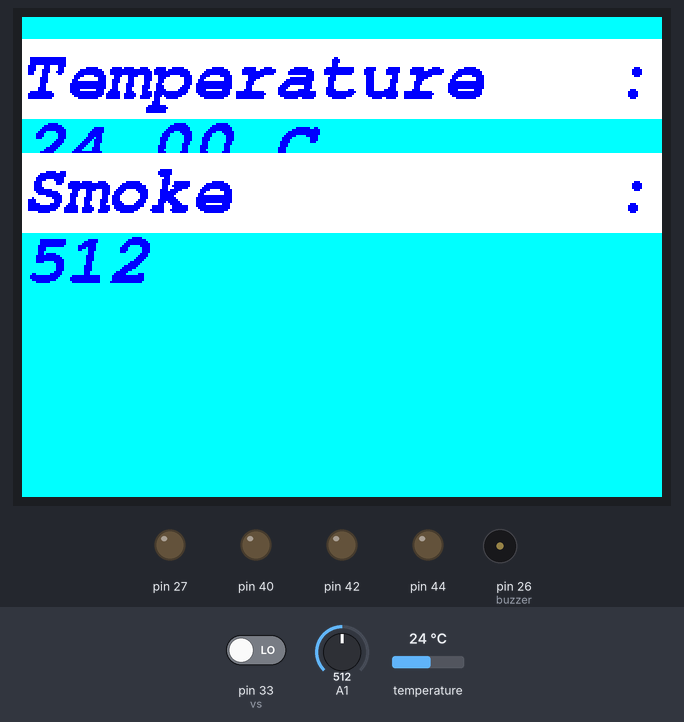
Bench run of a sketch on a simulated Arduino Mega 2560, built with avr-gcc and run on an emulated ATmega2560. On the bench: 320×240 colour display, output pins drawn as LEDs (lit = HIGH), buzzer (waves = sounding). Dashed ring = blinking. The inputs (shaded band) are chosen by the test bench; at power-on: temperature 24 °C, A1 = 512, pin 33 (vs) LOW.

Above: at 1.5 s.
1.6 s: temperature set to 29.1 °C
At 4.2 s:
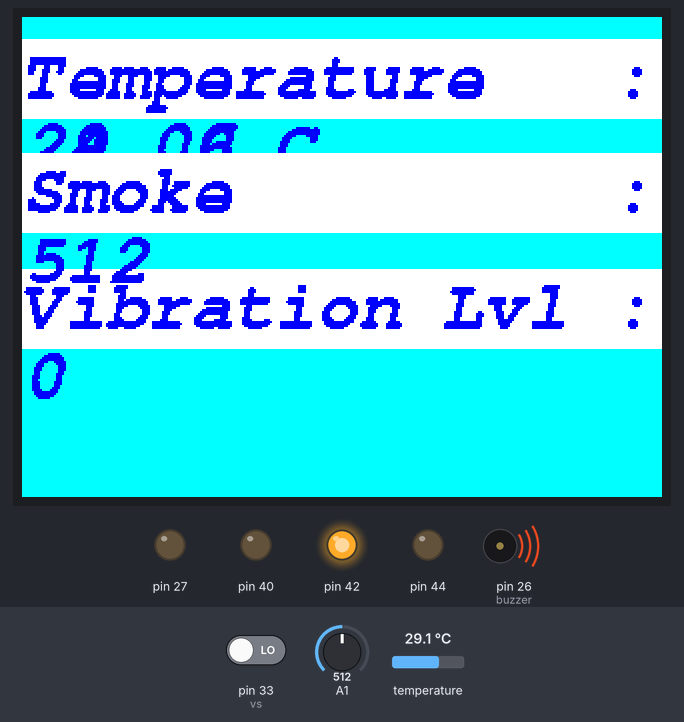
5.0 s: temperature set to 30.3 °C
At 8.1 s:
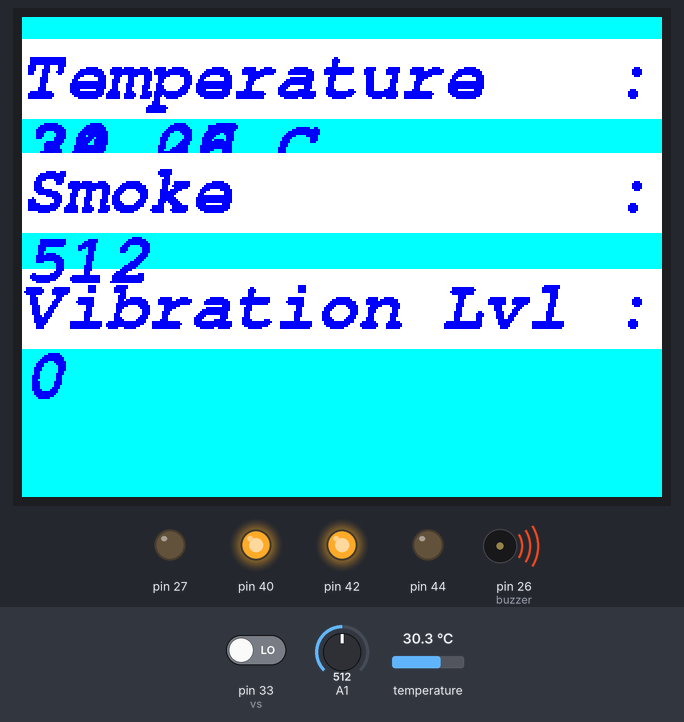
8.6 s: A1 set to 419
At 11.5 s:
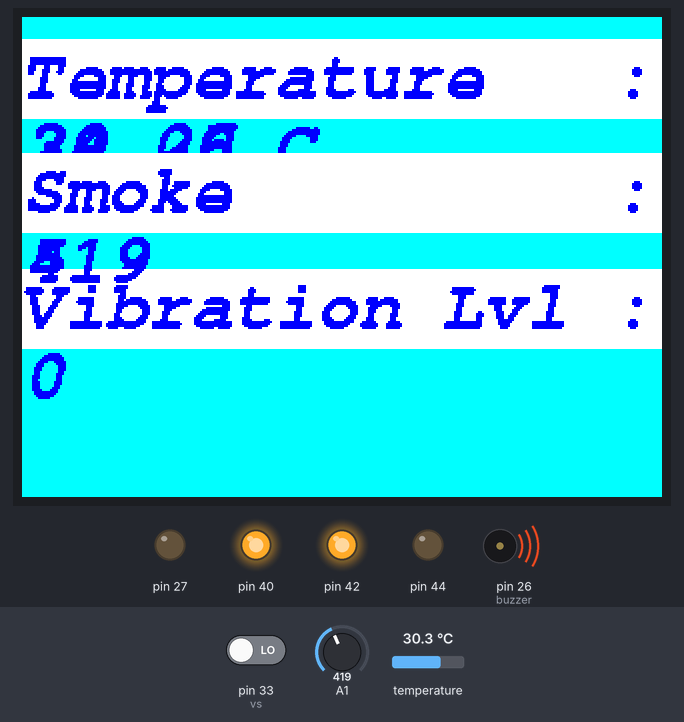
11.9 s: A1 set to 384
At 14.8 s:
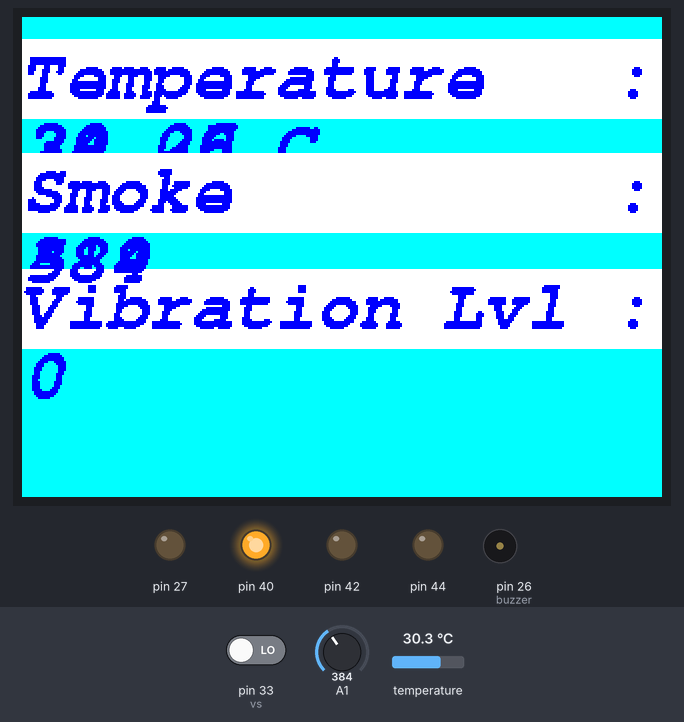
17.5 s: temperature set to 12 °C
At 20.1 s:
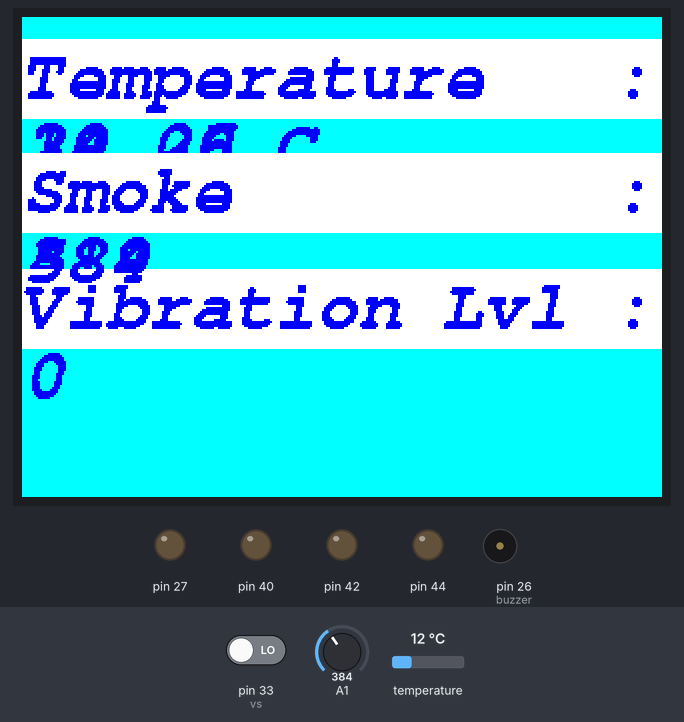
22.8 s: A1 set to 410
At 25.5 s:
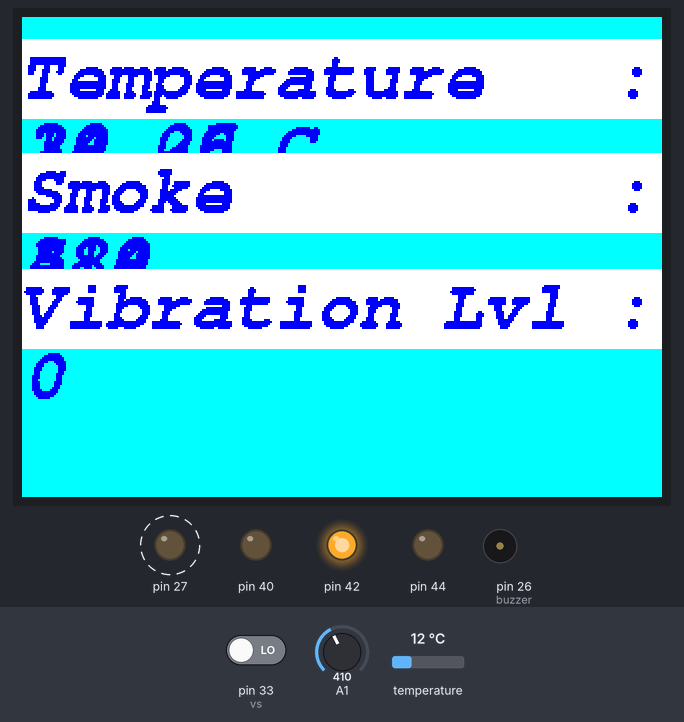
Timing chart, 0 to 26.1 s (numbered marks = the images above; inputs shaded):
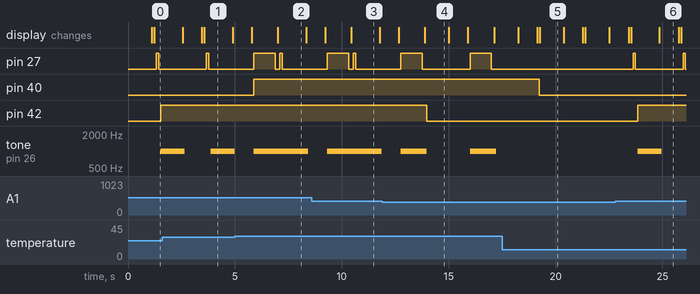

Measured:
- the behaviour switches between 29.9 and 30 °C on temperature (found by bisection; images 1 and 2)
- the behaviour switches between 401 and 400 on A1 (found by bisection; images 3 and 4)
- after the input at 5.0 s, pin 40: LOW → HIGH after 0.89 s
- after the input at 11.9 s, pin 42: HIGH → LOW after 2.1 s
- after the input at 17.5 s, pin 27: stays LOW (without the input it goes to HIGH after 1.7 s); pin 40: HIGH → LOW after 1.7 s; tone on pin 26 (buzzer): stays silent (without the input it goes to 1000 Hz after 1.7 s)
- after the input at 22.8 s, pin 27: alternates HIGH for 0.10 s and LOW for 2.2 s, starting after 0.83 s; pin 42: LOW → HIGH after 1.0 s; tone on pin 26 (buzzer): silent → 1000 Hz after 1.0 s, → silent 1.1 s later
- by itself, pin 27: alternates HIGH for 1.0 s and LOW for 2.2 s
- by itself, tone on pin 26 (buzzer): alternates 1000 Hz for 1.2 s and silent for 2.0 s

The sketch:

Sensor_3.ino
```cpp
#include <Adafruit_GFX.h>
#include <Fonts/FreeMonoBoldOblique18pt7b.h>


#include<MCUFRIEND_kbv.h>
MCUFRIEND_kbv tft;

#define BLACK   0x0000
#define WHITE   0xFFFF
#define BLUE    0x001F
#define RED     0xF800
#define GREEN   0x07E0
#define CYAN    0x07FF
#define MAGENTA 0xF81F
#define YELLOW  0xFFE0
#define GREY    0x8410
#define ORANGE  0xE880

#include <stdio.h>
uint16_t ID;


#include <OneWire.h>
#include <DallasTemperature.h>
#include <SoftwareSerial.h>
#include <MQ2.h>

#define ONE_WIRE_BUS 22
int buzzer = 26;
int smokeA0 = 49;
int sensorThres = 400;
int vs =33;
long  measurement;


OneWire oneWire(ONE_WIRE_BUS);

DallasTemperature sensors(&oneWire);

float Celsius = 0;

void setup()
  { sensors.begin();
  pinMode(vs, INPUT);
  pinMode(27, OUTPUT);
   pinMode(buzzer, OUTPUT);
  pinMode(smokeA0, INPUT);
   pinMode(40, OUTPUT);
   pinMode(42, OUTPUT);
   pinMode(44, OUTPUT);
  Serial.begin(9600);
  tft.reset();
  ID=tft.readID();
  tft.begin(ID);
  tft.fillScreen(BLACK);
  tft.setFont(&FreeMonoBoldOblique18pt7b);
  tft.setRotation(1);
  tft.setTextColor(BLUE);

  tft.setTextSize(1);

  tft.fillScreen(CYAN);


  }

  void loop(){
    sensors.requestTemperatures();

    Celsius = sensors.getTempCByIndex(0);
    tft.fillRect(0,5+6,6*75, 40, WHITE);
    tft.setCursor(0, 40);
    tft.print("Temperature   :");
    tft.print(Celsius);
    tft.print(" C ");
    delay(100);


temp();
smoke();
jhatke();
}
void temp()
{ if(Celsius>=30)
 {
   digitalWrite(40, HIGH);
   digitalWrite(27, HIGH);
   tone(buzzer, 1000, 0);
   delay(1000);

   digitalWrite(27, LOW);
   delay(100);


   }
  else
  {  noTone(buzzer);
    digitalWrite(27, LOW);
    digitalWrite(40, LOW);
    }
    ;}
void smoke()
{ int analogSensor = analogRead(smokeA0);
  tft.fillRect(0,62.5+6,6*75, 40, WHITE);
  tft.setCursor(0, 97.5);
  tft.print("Smoke         :");
  tft.println(analogSensor);
  delay(100);

  if (analogSensor > sensorThres)
  {

   digitalWrite(27, HIGH);
   delay(100);
   digitalWrite(27, LOW);
   delay(100);
    tone(buzzer, 1000, 2000);
   digitalWrite(42, HIGH);
  }
  else
  {
    noTone(buzzer);
   digitalWrite(27, LOW);
   digitalWrite(42, LOW);}}
  void jhatke()
  {
  long measurement =vibration();


  tft.fillRect(0,120+6,6*75, 40, WHITE);
  tft.setCursor(0, 155);
  tft.print("Vibration Lvl :");
  tft.print(measurement);
  delay(100);

  if (measurement > 50){
    digitalWrite(27, HIGH);
    delay(100);
    digitalWrite(27, HIGH);
    delay(100);
    tone(buzzer, 1000, 2000);
    digitalWrite(44, HIGH);
  }
  else{
    digitalWrite(27, LOW);
    noTone(buzzer);
    digitalWrite(44,LOW);

  }

}
long vibration(){
 long measurement=pulseIn (vs, HIGH);
  return measurement;
}
```

Source omitted: icons.c (data table, 53161 bytes)
